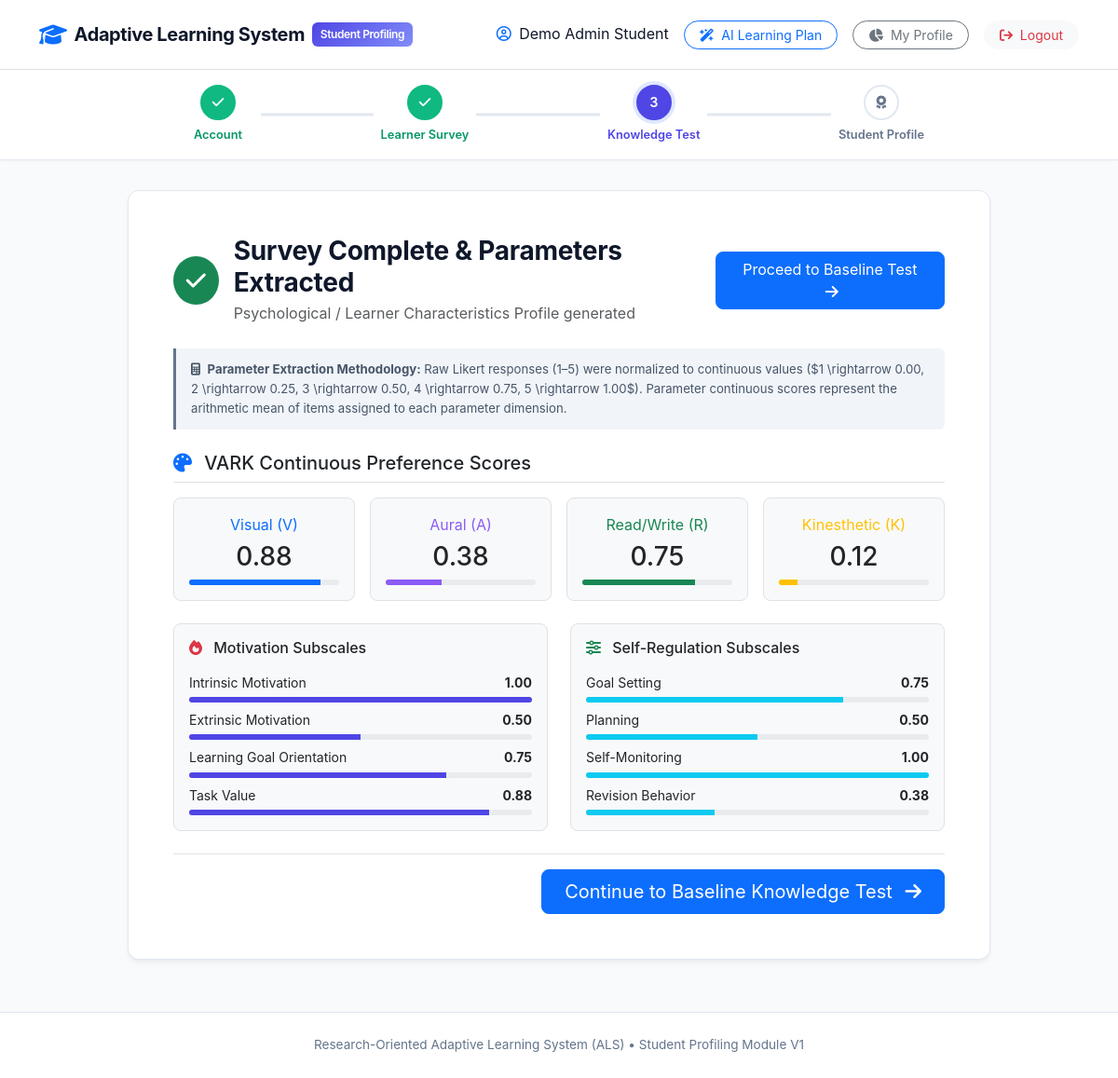
The page /survey/results (signed in) on the database its author committed.
### tables this page shows
CREATE TABLE student_psychological_profile (
        student_id TEXT PRIMARY KEY,
        vark_visual REAL NOT NULL DEFAULT 0.0,
        vark_aural REAL NOT NULL DEFAULT 0.0,
        vark_read_write REAL NOT NULL DEFAULT 0.0,
        vark_kinesthetic REAL NOT NULL DEFAULT 0.0,
        intrinsic_motivation REAL NOT NULL DEFAULT 0.0,
        extrinsic_motivation REAL NOT NULL DEFAULT 0.0,
        learning_goal_orientation REAL NOT NULL DEFAULT 0.0,
        task_value REAL NOT NULL DEFAULT 0.0,
        goal_setting REAL NOT NULL DEFAULT 0.0,
        planning REAL NOT NULL DEFAULT 0.0,
        self_monitoring REAL NOT NULL DEFAULT 0.0,
        revision_behavior REAL NOT NULL DEFAULT 0.0,
        updated_at TIMESTAMP DEFAULT CURRENT_TIMESTAMP,
        FOREIGN KEY (student_id) REFERENCES students(student_id) ON DELETE CASCADE
    );

### app.py (the view)
@app.route('/survey/results')
@login_required
def survey_results():
    student_id = session['student_id']
    conn = get_db()
    cursor = conn.cursor()
    cursor.execute("SELECT * FROM student_psychological_profile WHERE student_id = ?;", (student_id,))
    profile = cursor.fetchone()
    conn.close()
    if not profile:
        flash("Please complete the survey first.", "warning")
        return redirect(url_for('survey'))
    return render_template('survey_results.html', profile=dict(profile))

### app.py (called while the page is built)
def login_required(f):
    from functools import wraps
    @wraps(f)
    def decorated_function(*args, **kwargs):
        if 'student_id' not in session:
            flash("Please log in to access this page.", "warning")
            return redirect(url_for('login'))
        return f(*args, **kwargs)
    return decorated_function

@app.context_processor
def inject_step():
    return dict(current_step=session.get('current_step', 'intro'))

### db.py (called while the page is built)
def get_db():
    conn = sqlite3.connect(DB_PATH, timeout=30.0)
    conn.row_factory = sqlite3.Row
    conn.execute("PRAGMA foreign_keys = ON;")
    conn.execute("PRAGMA journal_mode = WAL;")
    return conn

### templates/survey_results.html (shortened to what this page needs)
{% extends "layout.html" %}
{% block content %}
<div class="row justify-content-center py-2">
    <div class="col-lg-10">
        <div class="card card-custom p-4 p-md-5 mb-4">
            <div class="d-flex align-items-center justify-content-between mb-4">
                <div class="d-flex align-items-center">
                    <div class="bg-success text-white rounded-circle d-flex align-items-center justify-content-center me-3" style="width: 52px; height: 52px;">
                        <i class="fa-solid fa-check fs-4"></i>
                    </div>
                    <div>
                        <h3 class="section-title mb-1">Survey Complete & Parameters Extracted</h3>
                        <p class="text-muted mb-0">Psychological / Learner Characteristics Profile generated</p>
                    </div>
                </div>
                <a href="{{ url_for('test') }}" class="btn btn-primary rounded-3 px-4">
                    Proceed to Baseline Test <i class="fa-solid fa-arrow-right ms-1"></i>
                </a>
            </div>
            <div class="derivation-callout mb-4">
                <i class="fa-solid fa-calculator me-1"></i>
                <strong>Parameter Extraction Methodology:</strong> Raw Likert responses (1–5) were normalized to continuous values ($1 \rightarrow 0.00, 2 \rightarrow 0.25, 3 \rightarrow 0.50, 4 \rightarrow 0.75, 5 \rightarrow 1.00$). Parameter continuous scores represent the arithmetic mean of items assigned to each parameter dimension.
            </div>
            <h5 class="font-weight-bold text-slate-800 border-bottom pb-2 mb-3">
                <i class="fa-solid fa-palette text-primary me-2"></i> VARK Continuous Preference Scores
            </h5>
            <div class="row g-3 mb-4">
                <div class="col-sm-6 col-md-3">
                    <div class="p-3 border rounded-3 text-center bg-light">
                        <div class="text-primary font-weight-bold mb-1">Visual (V)</div>
                        <h3 class="font-weight-bold text-slate-800 mb-2">{{ "%.2f"|format(profile.vark_visual) }}</h3>
                        <div class="progress" style="height: 6px;">
                            <div class="progress-bar bg-primary" role="progressbar" style="width: {{ profile.vark_visual * 100 }}%"></div>
                        </div>
                    </div>
                </div>
                <div class="col-sm-6 col-md-3">
                    <div class="p-3 border rounded-3 text-center bg-light">
                        <div class="text-purple font-weight-bold mb-1" style="color: #8b5cf6;">Aural (A)</div>
                        <h3 class="font-weight-bold text-slate-800 mb-2">{{ "%.2f"|format(profile.vark_aural) }}</h3>
                        <div class="progress" style="height: 6px;">
                            <div class="progress-bar" role="progressbar" style="width: {{ profile.vark_aural * 100 }}%; background-color: #8b5cf6;"></div>
                        </div>
                    </div>
                </div>
                <div class="col-sm-6 col-md-3">
                    <div class="p-3 border rounded-3 text-center bg-light">
                        <div class="text-success font-weight-bold mb-1">Read/Write (R)</div>
                        <h3 class="font-weight-bold text-slate-800 mb-2">{{ "%.2f"|format(profile.vark_read_write) }}</h3>
                        <div class="progress" style="height: 6px;">
                            <div class="progress-bar bg-success" role="progressbar" style="width: {{ profile.vark_read_write * 100 }}%"></div>
                        </div>
                    </div>
                </div>
                <div class="col-sm-6 col-md-3">
                    <div class="p-3 border rounded-3 text-center bg-light">
                        <div class="text-warning font-weight-bold mb-1">Kinesthetic (K)</div>
                        <h3 class="font-weight-bold text-slate-800 mb-2">{{ "%.2f"|format(profile.vark_kinesthetic) }}</h3>
                        <div class="progress" style="height: 6px;">
                            <div class="progress-bar bg-warning" role="progressbar" style="width: {{ profile.vark_kinesthetic * 100 }}%"></div>
                        </div>
                    </div>
                </div>
            </div>
            <div class="row g-4 mb-4">
                <div class="col-md-6">
                    <div class="border rounded-3 p-3 bg-light h-100">
                        <h6 class="font-weight-bold mb-3"><i class="fa-solid fa-fire text-danger me-2"></i> Motivation Subscales</h6>
                        <div class="mb-2">
                            <div class="d-flex justify-content-between small mb-1">
                                <span>Intrinsic Motivation</span>
                                <strong>{{ "%.2f"|format(profile.intrinsic_motivation) }}</strong>
                            </div>
                            <div class="progress" style="height: 6px;"><div class="progress-bar bg-indigo" style="width: {{ profile.intrinsic_motivation * 100 }}%; background-color: #4f46e5;"></div></div>
                        </div>
                        <div class="mb-2">
                            <div class="d-flex justify-content-between small mb-1">
                                <span>Extrinsic Motivation</span>
                                <strong>{{ "%.2f"|format(profile.extrinsic_motivation) }}</strong>
                            </div>
                            <div class="progress" style="height: 6px;"><div class="progress-bar bg-indigo" style="width: {{ profile.extrinsic_motivation * 100 }}%; background-color: #4f46e5;"></div></div>
                        </div>
                        <div class="mb-2">
                            <div class="d-flex justify-content-between small mb-1">
                                <span>Learning Goal Orientation</span>
                                <strong>{{ "%.2f"|format(profile.learning_goal_orientation) }}</strong>
                            </div>
                            <div class="progress" style="height: 6px;"><div class="progress-bar bg-indigo" style="width: {{ profile.learning_goal_orientation * 100 }}%; background-color: #4f46e5;"></div></div>
                        </div>
                        <div>
                            <div class="d-flex justify-content-between small mb-1">
                                <span>Task Value</span>
                                <strong>{{ "%.2f"|format(profile.task_value) }}</strong>
                            </div>
                            <div class="progress" style="height: 6px;"><div class="progress-bar bg-indigo" style="width: {{ profile.task_value * 100 }}%; background-color: #4f46e5;"></div></div>
                        </div>
                    </div>
                </div>
                <div class="col-md-6">
                    <div class="border rounded-3 p-3 bg-light h-100">
                        <h6 class="font-weight-bold mb-3"><i class="fa-solid fa-sliders text-success me-2"></i> Self-Regulation Subscales</h6>
                        <div class="mb-2">
                            <div class="d-flex justify-content-between small mb-1">
                                <span>Goal Setting</span>
                                <strong>{{ "%.2f"|format(profile.goal_setting) }}</strong>
                            </div>
                            <div class="progress" style="height: 6px;"><div class="progress-bar bg-info" style="width: {{ profile.goal_setting * 100 }}%;"></div></div>
                        </div>
                        <div class="mb-2">
                            <div class="d-flex justify-content-between small mb-1">
                                <span>Planning</span>
                                <strong>{{ "%.2f"|format(profile.planning) }}</strong>
                            </div>
                            <div class="progress" style="height: 6px;"><div class="progress-bar bg-info" style="width: {{ profile.planning * 100 }}%;"></div></div>
                        </div>
                        <div class="mb-2">
                            <div class="d-flex justify-content-between small mb-1">
                                <span>Self-Monitoring</span>
                                <strong>{{ "%.2f"|format(profile.self_monitoring) }}</strong>
                            </div>
                            <div class="progress" style="height: 6px;"><div class="progress-bar bg-info" style="width: {{ profile.self_monitoring * 100 }}%;"></div></div>
                        </div>
                        <div>
                            <div class="d-flex justify-content-between small mb-1">
                                <span>Revision Behavior</span>
                                <strong>{{ "%.2f"|format(profile.revision_behavior) }}</strong>
                            </div>
                            <div class="progress" style="height: 6px;"><div class="progress-bar bg-info" style="width: {{ profile.revision_behavior * 100 }}%;"></div></div>
                        </div>
                    </div>
                </div>
            </div>
            <div class="d-flex justify-content-end border-top pt-3">
                <a href="{{ url_for('test') }}" class="btn btn-primary btn-lg rounded-3 px-4">
                    Continue to Baseline Knowledge Test <i class="fa-solid fa-arrow-right ms-2"></i>
                </a>
            </div>
        </div>
    </div>
</div>
{% endblock %}

### static/css/style.css (style rules this page uses)
:root { --primary: #4f46e5; --primary-hover: #4338ca; --primary-light: #e0e7ff; --dark: #0f172a; --slate-700: #334155; --slate-600: #475569; --slate-500: #64748b; --slate-200: #e2e8f0; --slate-100: #f1f5f9; --bg-main: #f8fafc; --card-bg: #ffffff; --vark-visual: #3b82f6; --vark-aural: #8b5cf6; --vark-readwrite: #10b981; --vark-kinesthetic: #f59e0b; --font-sans: 'Inter', -apple-system, BlinkMacSystemFont, "Segoe UI", Roboto, "Helvetica Neue", Arial, sans-serif; }
body { background-color: var(--bg-main); color: var(--dark); font-family: var(--font-sans); line-height: 1.6; min-height: 100vh; display: flex; flex-direction: column; }
.card-custom { background: #ffffff; border: 1px solid var(--slate-200); border-radius: 0.75rem; box-shadow: 0 4px 6px -1px rgba(0, 0, 0, 0.05), 0 2px 4px -1px rgba(0, 0, 0, 0.03); transition: transform 0.15s ease, box-shadow 0.15s ease; }
.section-title { font-weight: 700; color: var(--dark); letter-spacing: -0.01em; }
.derivation-callout { background-color: #f1f5f9; border-left: 3px solid var(--slate-500); padding: 0.75rem 1rem; border-radius: 0 0.375rem 0.375rem 0; font-size: 0.825rem; color: var(--slate-600); }

### rows shown on the page
student_psychological_profile: vark_visual "0.88", vark_aural "0.38", vark_read_write "0.75", vark_kinesthetic "0.12", intrinsic_motivation "1.00", extrinsic_motivation "0.50", learning_goal_orientation "0.75", task_value "0.88", goal_setting "0.75", planning "0.50", self_monitoring "1.00", revision_behavior "0.38"

### other values the page prints
{{ session.get('student_name') }} "Demo Admin Student"
